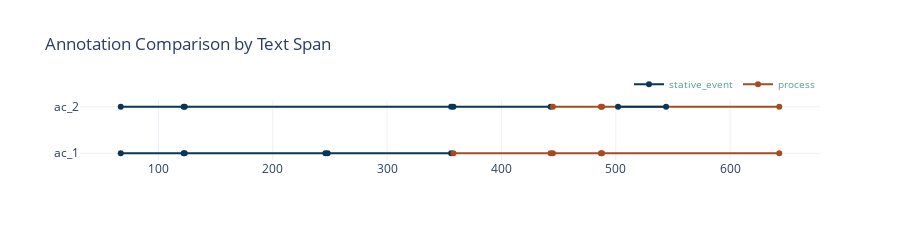

The cell this chart's notebook holds for it:
### Markdown cell above
## `get_iaa()`

In the test project exist three annotation collection.
In this demo we will compute the agreement of the collections 'ac_1' and 'ac_2'.

The `get_iaa` method searches for every annotation in annotation collection 1 (`ac1_name`) the best matching annotation
in annotation collection 2 (`ac2_name`) with respect to its annotation text span.
The following examples show how matching annotations in 2 annotation collections get identified:

<img src="demo_img/best_match_example_iaa.PNG">

In contrast to the `gamma_agreement` method (see below), the `get_iaa` method only considers the best matching annotations
from both annotation collections when computing the IAA value.

### Basic Example

First, we will take look at both annotation collections by comparing the annotation spans.

### Code cell
# compare the annotation collections by start point
my_project.compare_annotation_collections(
    annotation_collections=['ac_1', 'ac_2']
)

### Figure 1 — Plotly figure (JSON) as saved in the notebook; plotly's stock layout.template omitted (floating-point values rounded to 4 significant figures)
{"data": [{"legendgroup": "stative_event", "marker": {"color": "#093658"}, "mode": "lines+markers", "name": "stative_event", "showlegend": true, "text": "<I><br>Es war an einem Sonntagvormittag im schönsten Frühjahr.<br></I>", "type": "scatter", "x": [67, 122], "y": ["ac_1", "ac_1"]}, {"legendgroup": "stative_event", "marker": {"color": "#093658"}, "mode": "lines+markers", "name": "stative_event", "showlegend": false, "text": "<I><br>Georg Bendemann, ein junger Kaufmann, saß in seinem Privatzimmer im<br>ersten Stock eines der niedrigen, leichtgebauten Häuser<br></I>", "type": "scatter", "x": [123, 246], "y": ["ac_1", "ac_1"]}, {"legendgroup": "stative_event", "marker": {"color": "#093658"}, "mode": "lines+markers", "name": "stative_event", "showlegend": false, "text": "<I><br>die entlang des Flusses in einer langen Reihe, fast nur<br>in der Höhe und Färbung unterschieden, sich hinzogen<br></I>", "type": "scatter", "x": [248, 356], "y": ["ac_1", "ac_1"]}, {"legendgroup": "process", "marker": {"color": "#A64B21"}, "mode": "lines+markers", "name": "process", "showlegend": true, "text": "<I><br>Er hatte gerade einen Brief an einen sich im Ausland<br>befindenden Jugendfreund beendet<br></I>", "type": "scatter", "x": [358, 443], "y": ["ac_1", "ac_1"]}, {"legendgroup": "process", "marker": {"color": "#A64B21"}, "mode": "lines+markers", "name": "process", "showlegend": false, "text": "<I><br>verschloß ihn in spielerischer Langsamkeit<br></I>", "type": "scatter", "x": [445, 487], "y": ["ac_1", "ac_1"]}, {"legendgroup": "process", "marker": {"color": "#A64B21"}, "mode": "lines+markers", "name": "process", "showlegend": false, "text": "<I><br>und sah dann, den Ellbogen auf den Schreibtisch gestützt, aus<br>dem Fenster auf den Fluß, die Brücke und die Anhöhen<br>am anderen Ufer mit ihrem schwachen Grün<br></I>", "type": "scatter", "x": [488, 643], "y": ["ac_1", "ac_1"]}, {"legendgroup": "stative_event", "marker": {"color": "#093658"}, "mode": "lines+markers", "name": "stative_event", "showlegend": false, "text": "<I><br>Es war an einem Sonntagvormittag im schönsten Frühjahr.<br></I>", "type": "scatter", "x": [67, 122], "y": ["ac_2", "ac_2"]}, {"legendgroup": "stative_event", "marker": {"color": "#093658"}, "mode": "lines+markers", "name": "stative_event", "showlegend": false, "text": "<I><br>Georg Bendemann, ein junger Kaufmann, saß in seinem Privatzimmer im<br>ersten Stock eines der niedrigen, leichtgebauten Häuser, die entlang des<br>Flusses in einer langen Reihe, fast nur in der Höhe<br>und Färbung unterschieden, sich hinzogen<br></I>", "type": "scatter", "x": [123, 356], "y": ["ac_2", "ac_2"]}, {"legendgroup": "stative_event", "marker": {"color": "#093658"}, "mode": "lines+markers", "name": "stative_event", "showlegend": false, "text": "<I><br>Er hatte gerade einen Brief an einen sich im Ausland<br>befindenden Jugendfreund beendet<br></I>", "type": "scatter", "x": [358, 443], "y": ["ac_2", "ac_2"]}, {"legendgroup": "process", "marker": {"color": "#A64B21"}, "mode": "lines+markers", "name": "process", "showlegend": false, "text": "<I><br>verschloß ihn in spielerischer Langsamkeit<br></I>", "type": "scatter", "x": [445, 487], "y": ["ac_2", "ac_2"]}, {"legendgroup": "process", "marker": {"color": "#A64B21"}, "mode": "lines+markers", "name": "process", "showlegend": false, "text": "<I><br>und sah dann aus dem Fenster auf den Fluß, die<br>Brücke und die Anhöhen am anderen Ufer mit ihrem schwachen<br>Grün<br></I>", "type": "scatter", "x": [488, 643], "y": ["ac_2", "ac_2"]}, {"legendgroup": "stative_event", "marker": {"color": "#093658"}, "mode": "lines+markers", "name": "stative_event", "showlegend": false, "text": "<I><br>den Ellbogen auf den Schreibtisch gestützt<br></I>", "type": "scatter", "x": [502, 544], "y": ["ac_2", "ac_2"]}], "layout": {"height": 240, "legend": {"font": {"color": "#5A98A1", "size": 10}, "orientation": "h", "x": 1, "xanchor": "right", "y": 1.02, "yanchor": "bottom"}, "title": {"text": "Annotation Comparison by Text Span"}}}
